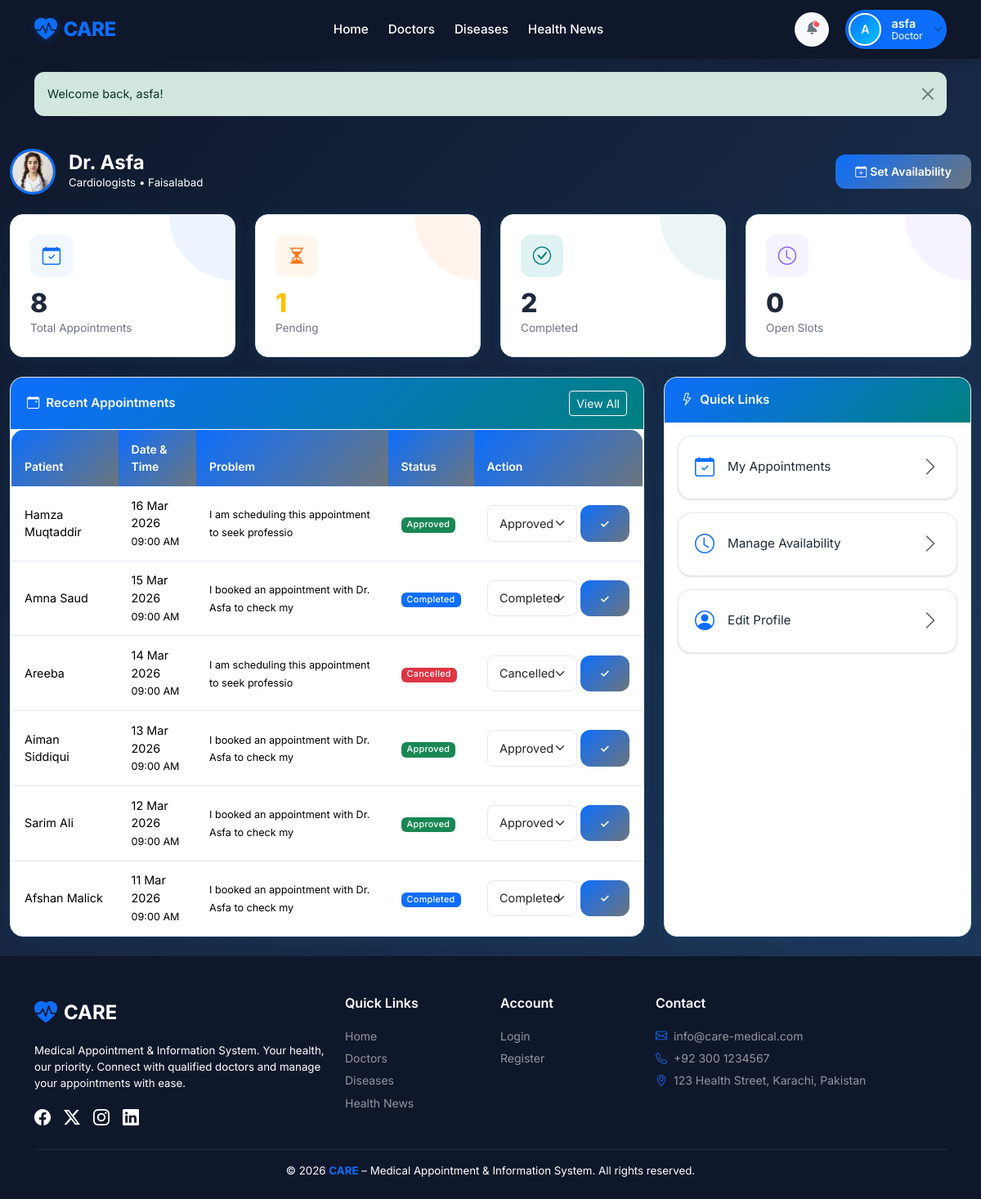
Page /doctor/dashboard.php (signed in) on the committed database.
### tables this page shows
CREATE TABLE `doctors` (
  `id` int(11) NOT NULL,
  `user_id` int(11) NOT NULL,
  `full_name` varchar(100) NOT NULL,
  `specialization` varchar(100) NOT NULL,
  `qualification` varchar(150) DEFAULT NULL,
  `experience` int(11) DEFAULT NULL,
  `phone` varchar(20) DEFAULT NULL,
  `address` text DEFAULT NULL,
  `city_id` int(11) NOT NULL,
  `profile_image` varchar(255) DEFAULT NULL,
  `created_at` timestamp NOT NULL DEFAULT current_timestamp()
);

CREATE TABLE `cities` (
  `id` int(11) NOT NULL,
  `city_name` varchar(100) NOT NULL,
  `status` enum('active','inactive') DEFAULT 'active',
  `created_at` timestamp NOT NULL DEFAULT current_timestamp()
);

CREATE TABLE `appointments` (
  `id` int(11) NOT NULL,
  `doctor_id` int(11) NOT NULL,
  `patient_id` int(11) NOT NULL,
  `appointment_date` date NOT NULL,
  `appointment_time` time NOT NULL,
  `problem` text DEFAULT NULL,
  `status` enum('pending','approved','cancelled','completed') DEFAULT 'pending',
  `created_at` timestamp NOT NULL DEFAULT current_timestamp()
);

CREATE TABLE `patients` (
  `id` int(11) NOT NULL,
  `user_id` int(11) NOT NULL,
  `full_name` varchar(100) NOT NULL,
  `phone` varchar(20) NOT NULL,
  `address` text NOT NULL,
  `city_id` int(11) NOT NULL,
  `profile_image` varchar(255) DEFAULT NULL,
  `date_of_birth` date DEFAULT NULL,
  `gender` enum('male','female','other') DEFAULT NULL,
  `created_at` timestamp NOT NULL DEFAULT current_timestamp()
);

### doctor/dashboard.php (the view, shortened to what this page needs)
<?php
require_once '../config/db.php';
require_once '../includes/auth.php';
$doctor = $conn->query("
    SELECT d.*, c.city_name, u.email, u.username
    FROM doctors d
    JOIN cities c ON d.city_id = c.id
    JOIN users u ON d.user_id = u.id
    WHERE d.user_id = " . (int)$_SESSION['user_id']
)->fetch_assoc();
$docId = $doctor['id'];
$totalAppts    = $conn->query("SELECT COUNT(*) FROM appointments WHERE doctor_id=$docId")->fetch_row()[0];
$pendingAppts  = $conn->query("SELECT COUNT(*) FROM appointments WHERE doctor_id=$docId AND status='pending'")->fetch_row()[0];
$completedAppts= $conn->query("SELECT COUNT(*) FROM appointments WHERE doctor_id=$docId AND status='completed'")->fetch_row()[0];
$availSlots    = $conn->query("SELECT COUNT(*) FROM availability WHERE doctor_id=$docId AND status='available' AND available_date >= CURDATE()")->fetch_row()[0];
$recentAppts = $conn->query("
    SELECT a.*, p.full_name as patient_name
    FROM appointments a
    JOIN patients p ON a.patient_id = p.id
    WHERE a.doctor_id = $docId
    ORDER BY a.appointment_date DESC, a.appointment_time DESC
    LIMIT 6
");
include '../includes/header.php';
?>
<div class="container-fluid py-4" style="max-width:1200px;">
    <div class="d-flex justify-content-between align-items-center mb-4">
        <div class="d-flex align-items-center gap-3"">
            <?php if ($doctor['profile_image']): ?>
            <img src="../uploads/profiles/<?= e($doctor['profile_image']) ?>" style="width:56px;height:56px;border-radius:50%;object-fit:cover;border:3px solid var(--care-primary);">
            <?php else: ?>
            <div style="width:56px;height:56px;border-radius:50%;background:var(--care-blue-light);color:var(--care-primary);display:flex;align-items:center;justify-content:center;font-size:1.5rem;border:3px solid var(--care-primary);">
                <i class="bi bi-person"></i>
            </div>
            <?php endif; ?>
            <div>
                <h4 class="fw-bold mb-0 text-white"> <?= e($doctor['full_name']) ?></h4>
                <p class="text-white small mb-0"><?= e($doctor['specialization']) ?> &bull; <?= e($doctor['city_name']) ?></p>
            </div>
        </div>
        <a href="availability.php" class="btn btn-care btn-sm"><i class="bi bi-calendar-plus me-1"></i>Set Availability</a>
    </div>
    <div class="row g-4 mb-4">
        <div class="col-md-3 col-6">
            <div class="stat-card primary animate-in">
                <div class="stat-icon primary"><i class="bi bi-calendar-check"></i></div>
                <div class="stat-value"><?= $totalAppts ?></div>
                <div class="stat-label">Total Appointments</div>
            </div>
        </div>
        <div class="col-md-3 col-6">
            <div class="stat-card orange animate-in">
                <div class="stat-icon orange"><i class="bi bi-hourglass-split"></i></div>
                <div class="stat-value text-warning"><?= $pendingAppts ?></div>
                <div class="stat-label">Pending</div>
            </div>
        </div>
        <div class="col-md-3 col-6">
            <div class="stat-card teal animate-in">
                <div class="stat-icon teal"><i class="bi bi-check-circle"></i></div>
                <div class="stat-value"><?= $completedAppts ?></div>
                <div class="stat-label">Completed</div>
            </div>
        </div>
        <div class="col-md-3 col-6">
            <div class="stat-card purple animate-in">
                <div class="stat-icon purple"><i class="bi bi-clock"></i></div>
                <div class="stat-value"><?= $availSlots ?></div>
                <div class="stat-label">Open Slots</div>
            </div>
        </div>
    </div>
    <div class="row g-4">
        <div class="col-xl-8">
            <div class="care-card">
                <div class="card-header d-flex justify-content-between align-items-center">
                    <span><i class="bi bi-calendar-event me-2"></i>Recent Appointments</span>
                    <a href="appointments.php" class="btn btn-outline-light btn-sm">View All</a>
                </div>
                <div class="card-body p-0">
                    <div class="table-responsive">
                        <table class="table care-table mb-0">
                            <thead>
                                <tr><th>Patient</th><th>Date & Time</th><th>Problem</th><th>Status</th><th>Action</th></tr>
                            </thead>
                            <tbody>
                                <?php if ($recentAppts && $recentAppts->num_rows > 0): while ($a = $recentAppts->fetch_assoc()): ?>
                                <tr>
                                    <td class="fw-500"><?= e($a['patient_name']) ?></td>
                                    <td><?= formatDate($a['appointment_date']) ?><br><small><?= formatTime($a['appointment_time']) ?></small></td>
                                    <td><small><?= $a['problem'] ? e(substr($a['problem'],0,50)) : '-' ?></small></td>
                                    <td><?= statusBadge($a['status']) ?></td>
                                    <td>
                                        <form method="POST" action="appointments.php" class="d-flex gap-1">
                                            <select name="status" class="form-select form-select-sm" style="width:110px;">
                                                <?php foreach (['pending','approved','cancelled','completed'] as $s): ?>
                                                <option value="<?= $s ?>" <?= $a['status']===$s?'selected':'' ?>><?= ucfirst($s) ?></option>
                                                <?php endforeach; ?>
                                            </select>
                                            <button type="submit" class="btn btn-care btn-sm">✓</button>
                                        </form>
                                    </td>
                                </tr>
                                <?php endwhile; else: ?>
                                <tr><td colspan="5" class="text-center text-muted py-4">No appointments yet.</td></tr>
                                <?php endif; ?>
                            </tbody>
                        </table>
                    </div>
                </div>
            </div>
        </div>
        <div class="col-xl-4">
            <div class="care-card h-100">
                <div class="card-header"><i class="bi bi-lightning me-2"></i>Quick Links</div>
                <div class="card-body d-flex flex-column gap-3 p-3">
                    <?php $links = [
                        ['appointments.php','bi-calendar-check','My Appointments'],
                        ['availability.php','bi-clock','Manage Availability'],
                        ['profile.php','bi-person-circle','Edit Profile'],
                    ]; foreach ($links as [$url,$icon,$label]): ?>
                    <a href="<?= $url ?>" class="quick-action">
                        <i class="bi <?= $icon ?>"></i>
                        <span class="fw-500"><?= $label ?></span>
                        <i class="bi bi-chevron-right ms-auto text-muted"></i>
                    </a>
                    <?php endforeach; ?>
                </div>
            </div>
        </div>
    </div>
</div>
<?php include '../includes/footer.php'; ?>

### includes/auth.php (shortened to what this page needs)
<?php
function e($string) {
    return htmlspecialchars($string ?? '', ENT_QUOTES, 'UTF-8');
}
function getFlash() {
    if (isset($_SESSION['flash'])) {
        $flash = $_SESSION['flash'];
        return $flash;
    }
    return null;
}
function showFlash() {
    $flash = getFlash();
    if ($flash) {
        $class = $flash['type'] === 'success' ? 'success' : ($flash['type'] === 'error' ? 'danger' : $flash['type']);
        echo '<div class="alert alert-' . $class . ' alert-dismissible fade show" role="alert">';
        if (is_array($flash['message'])) {
            echo '<ul class="mb-0' . (count($flash['message']) > 1 ? '' : ' list-unstyled') . '">';
            foreach ($flash['message'] as $msg) {
                echo '<li>' . e($msg) . '</li>';
            }
            echo '</ul>';
        } else {
            echo e($flash['message']);
        }
        echo '<button type="button" class="btn-close" data-bs-dismiss="alert"></button>';
        echo '</div>';
    }
}
function formatDate($date) {
    return date('d M Y', strtotime($date));
}
function formatTime($time) {
    return date('h:i A', strtotime($time));
}
function statusBadge($status) {
    $colors = [
        'active'    => 'success',
        'inactive'  => 'secondary',
        'pending'   => 'warning',
        'approved'  => 'success',
        'cancelled' => 'danger',
        'completed' => 'primary',
        'available' => 'info',
        'booked'    => 'dark',
    ];
    $color = $colors[$status] ?? 'secondary';
    return '<span class="badge bg-' . $color . '">' . ucfirst($status) . '</span>';
}
?>

### assets/css/style.css (style rules this page uses)
:root { --care-primary: #0ea5e9; --care-secondary: #0284c7; --care-teal: #0d9488; --care-teal-light: #ccfbf1; --care-blue-light: #e0f2fe; --care-dark: #0f172a; --care-text: #1e293b; --care-muted: #6e748b; --care-border: #e2e8f0; --care-card-bg: #ffffff; --care-bg: #f0f9ff; --navbar-bg: #0f172a; --footer-bg: #0f172a; --shadow-sm: 0 1px 3px rgba(0, 0, 0, .08), 0 1px 2px rgba(0, 0, 0, .06); --shadow-md: 0 4px 6px -1px rgba(0, 0, 0, .1), 0 2px 4px -1px rgba(0, 0, 0, .06); --shadow-lg: 0 10px 15px -3px rgba(0, 0, 0, .1), 0 4px 6px -2px rgba(0, 0, 0, .05); --shadow-card: 0 2px 20px rgba(14, 165, 233, .10); --radius-sm: 0.5rem; --radius-md: 0.75rem; --radius-lg: 1rem; --radius-xl: 1.5rem; --transition: all 0.25s ease; }
*, *::before, *::after { box-sizing: border-box; }
html { scroll-behavior: smooth; }
body { font-family: 'Inter', system-ui, -apple-system, sans-serif; background: linear-gradient(135deg, #0f172a 0%, #1e3a5f 100%); color: var(--care-text); min-height: 100vh; display: flex; flex-direction: column; font-size: 0.95rem; }
.care-card { background: var(--care-card-bg); border: 1px solid var(--care-border); border-radius: var(--radius-lg); box-shadow: var(--shadow-card); transition: var(--transition); overflow: hidden; }
.care-card .card-header { background: linear-gradient(135deg, var(--care-primary), var(--care-teal)); color: #fff; border: none; font-weight: 600; padding: 1rem 1.25rem; transition: var(--transition); }
.stat-card { background: var(--care-card-bg); border-radius: var(--radius-lg); padding: 1.5rem; border: 1px solid var(--care-border); box-shadow: var(--shadow-card); transition: var(--transition); position: relative; overflow: hidden; }
.stat-card::before { content: ''; position: absolute; top: 0; right: 0; width: 80px; height: 80px; border-radius: 0 0 0 80px; opacity: 0.08; }
.stat-card.primary::before { background: var(--care-primary); }
.stat-card.teal::before { background: var(--care-teal); }
.stat-card.orange::before { background: #f97316; }
.stat-card.purple::before { background: #8b5cf6; }
.stat-icon { width: 52px; height: 52px; border-radius: var(--radius-md); display: flex; align-items: center; justify-content: center; font-size: 1.4rem; margin-bottom: 1rem; transition: var(--transition); }
.stat-icon.primary { background: var(--care-blue-light); color: var(--care-primary); }
.stat-icon.teal { background: var(--care-teal-light); color: var(--care-teal); }
.stat-icon.orange { background: #fff7ed; color: #f97316; }
.stat-icon.purple { background: #f5f3ff; color: #8b5cf6; }
.stat-value { font-size: 2rem; font-weight: 800; color: var(--care-text); line-height: 1; }
.stat-label { font-size: 0.85rem; color: var(--care-muted); margin-top: 0.3rem; }
.btn-care { background: linear-gradient(135deg, var(--care-primary), var(--care-secondary)); color: #fff !important; border: none; border-radius: var(--radius-md); font-weight: 600; padding: 0.65rem 1.5rem; transition: var(--transition); }
.form-control, .form-select { border-radius: var(--radius-sm); border-color: var(--care-border); padding: 0.65rem 0.9rem; font-size: 0.9rem; transition: var(--transition); }
.care-table { border-radius: var(--radius-lg); overflow: hidden; box-shadow: var(--shadow-card); border: 1px solid var(--care-border); }
.care-table thead th { background: linear-gradient(135deg, var(--care-primary), var(--care-secondary)); color: #fff; font-weight: 600; border: none; padding: 0.85rem 1rem; font-size: 0.875rem; }
.care-table tbody tr { transition: var(--transition); border-color: var(--care-border); }
.care-table td { padding: 0.8rem 1rem; vertical-align: middle; font-size: 0.9rem; position: relative; z-index: 1; }
.quick-action { background: var(--care-card-bg); border: 1px solid var(--care-border); border-radius: var(--radius-lg); padding: 1.25rem; display: flex; align-items: center; gap: 1rem; text-decoration: none; color: var(--care-text); transition: var(--transition); box-shadow: var(--shadow-sm); }
.quick-action i.bi-chevron-right { transition: transform 0.2s ease; }
.quick-action i:not(.bi-chevron-right) { transition: transform 0.2s ease; }
.quick-action i { font-size: 1.5rem; color: var(--care-primary); }
.alert { border-radius: var(--radius-md); border: none; font-size: 0.9rem; }
.badge { font-weight: 500; letter-spacing: 0.3px; }
.animate-in { animation: fadeInUp 0.5s ease both; }
.animate-in:nth-child(1) { animation-delay: 0.05s; }

### rows in the picture
doctors: profile_image (picture), full_name "Dr. Asfa", specialization "Cardiologists", city.city_name "Faisalabad", id "2"
appointments: patient.full_name "Hamza Muqtaddir", appointment_date "16 Mar 2026", appointment_time "09:00 AM", problem "I am scheduling this appointment to seek professio", status "Approved"
appointments: patient.full_name "Amna Saud", appointment_date "15 Mar 2026", appointment_time "09:00 AM", problem "I booked an appointment with Dr. Asfa to check my", status "Completed"
appointments: patient.full_name "Areeba", appointment_date "14 Mar 2026", appointment_time "09:00 AM", problem "I am scheduling this appointment to seek professio", status "Cancelled"
appointments: patient.full_name "Aiman Siddiqui", appointment_date "13 Mar 2026", appointment_time "09:00 AM", problem "I booked an appointment with Dr. Asfa to check my", status "Approved"
appointments: patient.full_name "Sarim Ali", appointment_date "12 Mar 2026", appointment_time "09:00 AM", problem "I booked an appointment with Dr. Asfa to check my", status "Approved"
appointments: patient.full_name "Afshan Malick", appointment_date "11 Mar 2026", appointment_time "09:00 AM", problem "I booked an appointment with Dr. Asfa to check my", status "Completed"

### other values in the picture
$initial "A"
$username "asfa"
$role "Doctor"
$flash['message'] "Welcome back, asfa!"
$totalAppts "8"
$pendingAppts "1"
$availSlots "0"
$label "My Appointments"
$label "Manage Availability"
$label "Edit Profile"
